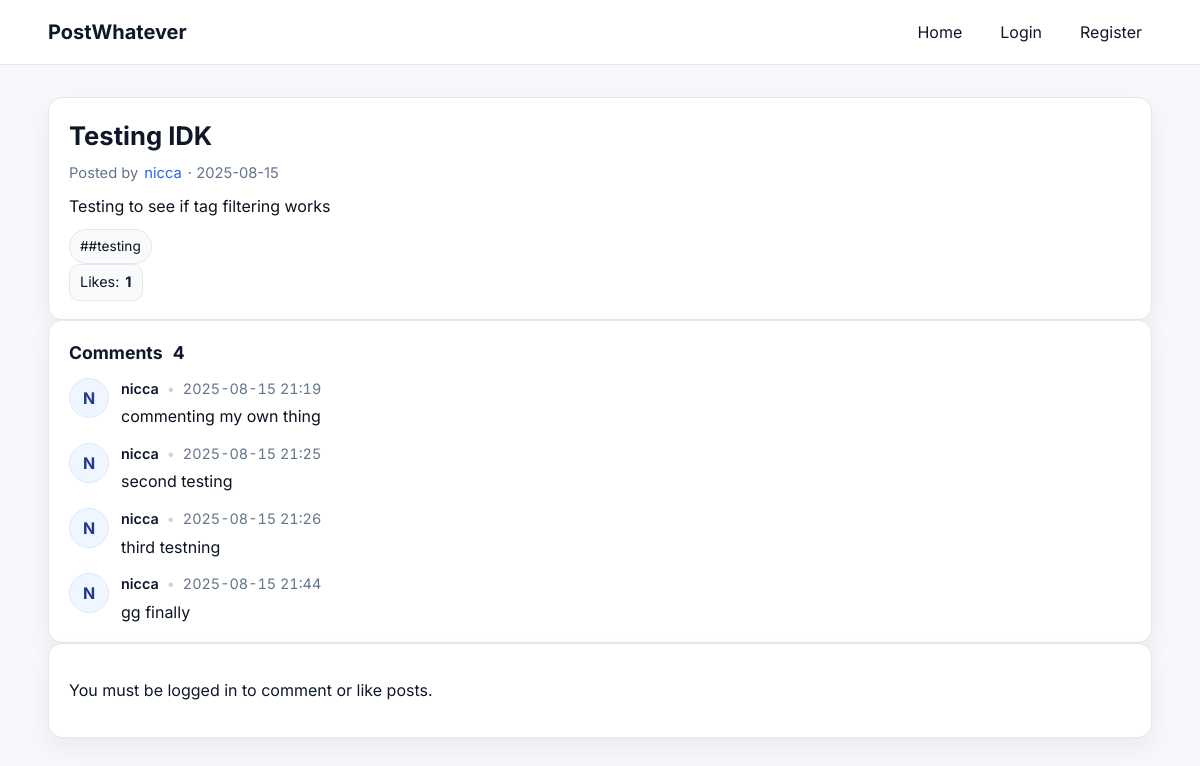
/post/7, run on an earlier commit of the app's database.
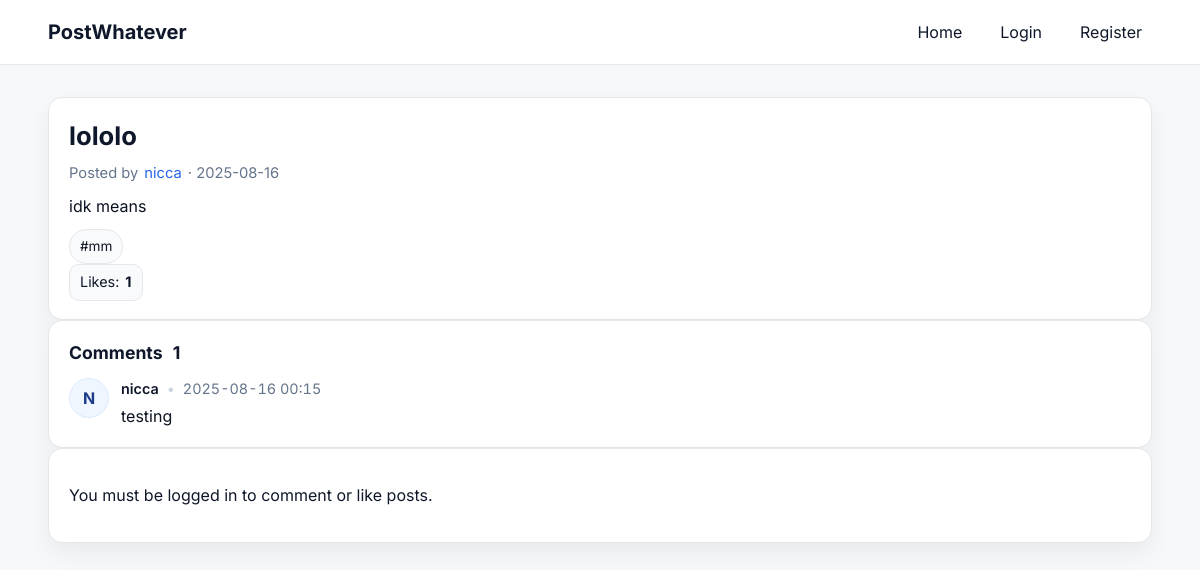
And on a later commit of the database.
### app/models.py (models this page shows)
class Post(db.Model):
    id = db.Column(db.Integer, primary_key=True)
    title = db.Column(db.String(100), nullable=False)
    content = db.Column(db.Text, nullable=False)
    date_posted = db.Column(db.DateTime, default=datetime.utcnow)
    user_id = db.Column(db.Integer, db.ForeignKey('user.id'), nullable=False)
    comments = db.relationship('Comment', backref='post', lazy=True, cascade="all, delete")
    likes = db.relationship('Like', backref='post', lazy='dynamic', cascade="all, delete")
    tags = db.relationship('Tag', secondary=post_tags, backref=db.backref('posts', lazy='dynamic'))

class Tag(db.Model):
    id = db.Column(db.Integer, primary_key=True)
    name = db.Column(db.String(50), unique=True, nullable=False)

class Comment(db.Model):
    id = db.Column(db.Integer, primary_key=True)
    content = db.Column(db.Text, nullable=False)
    date_posted = db.Column(db.DateTime, default=datetime.utcnow)
    user_id = db.Column(db.Integer, db.ForeignKey('user.id'), nullable=False)
    post_id = db.Column(db.Integer, db.ForeignKey('post.id'), nullable=False)
    author = db.relationship('User', backref='comments', lazy=True)

class User(UserMixin, db.Model):
    id = db.Column(db.Integer, primary_key=True)
    username = db.Column(db.String(20), unique=True, nullable=False)
    email = db.Column(db.String(120), unique=True, nullable=False)
    password = db.Column(db.String(60), nullable=False)
    profile_pic = db.Column(db.String(120), default='default.jpg')
    is_admin = db.Column(db.Boolean, default=False, nullable=False)
    posts = db.relationship('Post', backref='author', lazy=True)

### app/views.py (the view)
@app.route('/post/<int:post_id>')
def post_detail(post_id):
    post = Post.query.get_or_404(post_id)
    form = CommentForm()
    liked = False
    if current_user.is_authenticated:
        liked = Like.query.filter_by(user_id=current_user.id, post_id=post.id).first() is not None
    like_count = post.likes.count()
    return render_template('post_detail.html', post=post, form=form, liked=liked, like_count=like_count)

### app/__init__.py (called while the page is built)
@app.context_processor
def inject_csrf():
    return dict(csrf_token=generate_csrf)

@app.after_request
def set_csrf_cookie(response):
    response.set_cookie(
        "csrf_token",
        generate_csrf(),
        samesite="Lax",
        secure=False
    )
    return response

### app/templates/post_detail.html (shortened to what this page needs)
{% extends "base.html" %}
{% block content %}
<article class="card" aria-labelledby="post-title">
  <header class="card-head">
    <h1 id="post-title" class="card-title" style="font-size:1.6rem; margin-bottom:6px;">
      {{ post.title }}
    </h1>
    <div class="card-meta">
      Posted by
      <a href="{{ url_for('user_profile', username=post.author.username) }}">{{ post.author.username }}</a>
      · {{ post.date_posted.strftime('%Y-%m-%d') }}
    </div>
  </header>
  <div class="card-body">
    <p style="white-space:pre-wrap; margin:0;">{{ post.content }}</p>
  </div>
  {% if post.tags %}
  <div class="tags" style="margin-top:10px;">
    {% for tag in post.tags %}
      <a href="{{ url_for('tag_posts', tag_name=tag.name) }}" class="tag">#{{ tag.name }}</a>
    {% endfor %}
  </div>
  {% endif %}
  <footer class="card-foot">
    <div class="like-row" role="group" aria-label="Post reactions">
      <span class="like-count" aria-live="polite">
        Likes:
        <strong data-like-count="{{ post.id }}">
          {% if post.likes.filter_by is not undefined %}
            {{ post.likes.count() }}
          {% else %}
            {{ post.likes|length }}
          {% endif %}
        </strong>
      </span>
    </div>
  </footer>
</article>
<section class="card" aria-labelledby="comments-heading">
  <h2 id="comments-heading" class="section-title">
    Comments
    <span class="badge" style="margin-left:6px;">
      <span data-comment-count="{{ post.id }}">
        {% if post.comments.filter_by is not undefined %}
          {{ post.comments.count() }}
        {% else %}
          {{ post.comments|length }}
        {% endif %}
      </span>
    </span>
  </h2>
  {% set comments_iter = (post.comments.all() if post.comments.all is not undefined else post.comments) %}
  {% if comments_iter %}
    <ul class="comments-list" data-comments-list="{{ post.id }}">
      {% for comment in comments_iter %}
        <li class="comment-item">
          <div class="avatar" aria-hidden="true">
            {{ comment.author.username[:1] | upper }}
          </div>
          <div class="comment-content">
            <div class="comment-head">
              <a class="comment-author" href="{{ url_for('user_profile', username=comment.author.username) }}">
                {{ comment.author.username }}
              </a>
              <span class="dot">•</span>
              <time class="comment-time">{{ comment.date_posted.strftime('%Y-%m-%d %H:%M') }}</time>
            </div>
            <p class="comment-text">{{ comment.content }}</p>
          </div>
        </li>
      {% endfor %}
    </ul>
  {% else %}
    <p class="no-comments">No comments yet. Be the first to comment!</p>
    <ul class="comments-list" data-comments-list="{{ post.id }}" hidden></ul>
  {% endif %}
</section>
{% if current_user.is_authenticated %}
<section class="card" aria-labelledby="add-comment-heading">
  <h2 id="add-comment-heading" class="section-title">Add a Comment</h2>
  <form method="POST"
        action="{{ url_for('comment', post_id=post.id) }}"
        class="comment-form"
        data-comment-form
        data-post-id="{{ post.id }}"
        novalidate>
    {{ form.hidden_tag() }}
    <div class="form-group">
      {{ form.content.label(class="form-label") }}
      {{ form.content(rows=4, class="form-input", placeholder="Write something nice…", **{'data-autosize': 'true'}) }}
    </div>
    <div class="form-actions">
      <button type="submit" class="btn btn-primary">
        {{ form.submit.label.text or 'Post comment' }}
      </button>
    </div>
  </form>
</section>
{% else %}
  <div class="card"><p>You must be logged in to comment or like posts.</p></div>
{% endif %}
{% endblock %}

What changed in the data, as far as the page shows it:
no longer on this page (row unchanged): Tag: name "#testing"
removed Comment: author "N", author.username "nicca", date_posted "2025-08-15 21:19", content "commenting my own thing"
no longer on this page (row edited): Comment: author "N", author.username "nicca", date_posted "2025-08-15 21:25", content "second testing"
no longer on this page (row edited): Comment: author "N", author.username "nicca", date_posted "2025-08-15 21:26", content "third testning"
changed Post: title "Testing IDK" → "lololo"; date_posted "2025-08-15" → "2025-08-16"; content "Testing to see if tag filtering works" → "idk means"
added Tag: name "mm"
changed Comment "nicca": date_posted "2025-08-15 21:44" → "2025-08-16 00:15"; content "gg finally" → "testing"
Also different on the page:
{{ post.comments|length }}: "4" → "1"
